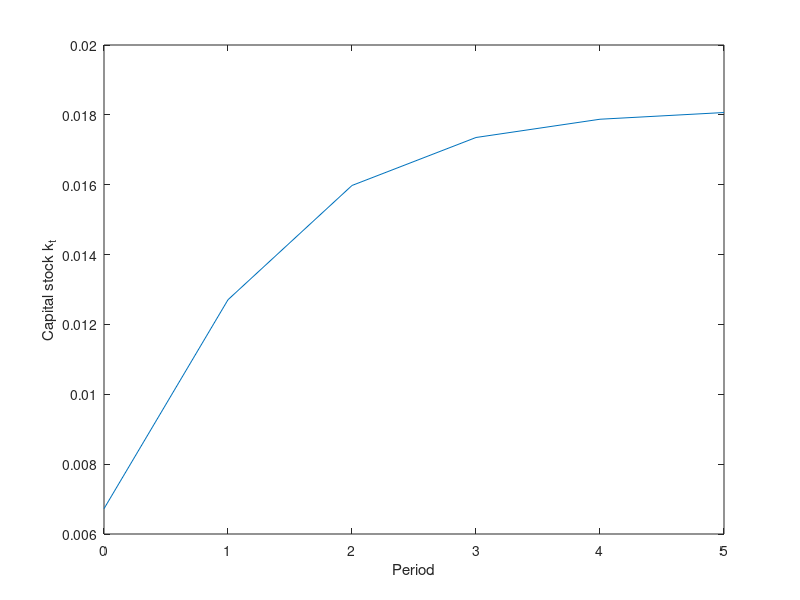

This chart was generated by the following MATLAB code:
function Ch6_social_security2()
% 
%	Chapter 6.3.3 PAYG System
%   Social security and elastic labor
%   Author: Burkhard Heer
%   Last Change: June 18, 2019


clc;
close all;


% Parameterization 
%

lss=0.3;		% labor supply steady state
alpha=0.36;		% production elasticity of capital
beta0=0.40;		% discount factor 
n=0.1;			% population growth rate
nt=5;          % number of transition periods
% disutility parameters: see Example 2
nu1=3.33;
% case 1: no pension
tau=0;      % labor income tax in steady state
tau0=0;     % labor income tax during transition in period t
tau1=0;     % labor income tax during transition in period t+1

par.lss = lss;
par.alpha = alpha;
par.beta0 = beta0;
par.n = n;
par.nu1 = nu1;
par.tau = tau;
par.tau0 = tau0;
par.tau1 = tau1;

par.nt = nt;
par.display = 0;    % if 1, the solution from findkt() is graphed

% computation of the steady state and calibration of nu0
kss=( beta0/(1+beta0) * (1-alpha)/ (1+n)  )^(1/(1-alpha))*lss;
wss=wage(kss,lss,par);
rss=interest(kss,lss,par);
c1ss=1/(1+beta0)*wss*lss;
nu0=wss/ ( lss^nu1 * c1ss); 
par.nu0 = nu0;
xinitial = [kss, lss]
disp('ksteady(kss|lss)=0? ');
ksteady(xinitial,par) 
pause;


kss;
lss;
tau;
par.kss = kss;
par.lss = lss;
c1ss;
yss=kss^(alpha)*lss^(1-alpha)
c2ss=beta0*(1+rss)*c1ss
utilss=log(c1ss)+beta0*log(c2ss)-nu0*lss^(1+nu1)/(1+nu1)
pause;




par.k1 = kss;
par.l1 = lss;
disp('kdyn in steady state =0?');
kdyn(xinitial,par)
pause;

% steady state case 2: pension

par.tau = 0.3;
par.tau0 = 0.3;
par.tau1 = 0.3;
tau = par.tau;

% steady state with pensions
xss1 = fsolve(@(x)ksteady(x,par),xinitial);
disp('ksteady(x)=0 for \tau = 30\%?');
ksteady(xss1,par);
kssp=xss1(1)
lssp=xss1(2)
par.k1=kssp; 
par.l1=lssp; 
par.kssp = kssp;
par.lssp = lssp;
wssp=wage(kssp,lssp,par);
rssp=interest(kssp,lssp,par);
c1ssp=1/(1+beta0)*((1-tau)*wssp*lssp+(1+n)/(1+rssp)*tau*wssp*lssp)
tau

yssp = kssp^(alpha)*lssp^(1-alpha);
c2ssp=beta0*(1+rssp)*c1ssp;
utilssp=log(c1ssp)+beta0*log(c2ssp)-nu0*lssp^(1+nu1)/(1+nu1);

cec=exp( (utilssp-utilss)/(1+beta0) )-1;
cec
pause;

par.tau0 = 0.3;
par.tau1 = 0.3;
disp('kdyn in steady state =0 for tau=30\%?');
kdyn(xss1,par)
pause;


% computation of the dynamics
kt=zeros(nt+1,1);
labort=kt;
periods=linspace(0,nt,nt+1);

kinit=0.99*kss;
kt(nt+1)=kss;
labort(nt+1)=lss;
disp('computation of the solution for the pension case');
findkt(kinit,par)   
pause;

ksolution = fsolve(@(x)findkt(x,par),kinit);
ksolution
pause;
disp('value of findkt: ');
findkt(ksolution,par)
pause;

% display solution
par.display = 1;
findkt(ksolution,par);


end

%%%%%%%%%%%%%%%%%%%%%%%%%%%%%%%%%%%%%%%%%%%%%%%%%%%%%%%%%%%%%%%%%%%%%%%%%%%
%% AUXILIARY FUNCTIONS
%%%%%%%%%%%%%%%%%%%%%%%%%%%%%%%%%%%%%%%%%%%%%%%%%%%%%%%%%%%%%%%%%%%%%%%%%%%

function [y] = findkt(x,par)
% input: k_T
% output: k_0

    nt = par.nt;
% value of k in the last period; afterwards k is equal to kss
    kt = zeros(nt+1,1);
    labort = zeros(nt+1,1);
	kt(nt+1)=x;
    par1 = par;
	
% we need to find labort(nt+1)	
% the optimal labor supply follows from the first-order condition of labor 

    par1.tau0 = 0;
    par1.tau1 = 0;
    kss = par.kss;
    lss = par.lss;
	w1=wage(kss,lss,par1);
	r1=interest(kss,lss,par1);
	d1= par.tau1*w1*lss;
	
	par1.k0 = x;
	par1.r1 = r1;
    par1.d1 = d1;
    
    l0 = fsolve(@(x)findl(x,par1),lss);
    
	labort(nt+1)=l0;

    x1 = [kss, lss];
    
    for i=nt:-1:1
        i
        if i==3
            par.tau1=0;
            par.tau0=0;
        elseif i==2     % i=2: period t=1; young generation has to pay contributions, but does not receive pension in old age	
            par.tau0=0.3;
        elseif i==1;
            par.tau1 = 0.3;
        end	
        
		       
		k1=kt(i+1); 
        l1=labort(i+1);
        par1.k1 = k1;
        par1.l1 = l1;
        
        
        x0 = fsolve(@(x)kdyn(x,par1),x1);
		x1 = x0;
		k0=x0(1); 
        l0=x0(2);
		kt(i)=k0;
		labort(i)=l0;
    end
    
    % display solution
    if par.display==1
        periods=linspace(0,nt,nt+1);
        figure
        plot(periods,kt);
        xlabel('Period');
        ylabel('Capital stock k_t');
        x=horzcat(periods',kt);
        x
    end

    
	y=kt(1)-par1.kssp;
end
    
%% first-order condition labor
function [y] = findl(l,par)

    tau0 = par.tau0;
    
    nu0 = par.nu0;
    nu1 = par.nu1;
    beta0 = par.beta0;
    n = par.n;
    r1 = par.r1;
    d1 = par.d1;
    l0 = l;
    k0 = par.k0;
	w0=wage(k0,l0,par);
	y=(1-tau0)*w0-nu0*l0^nu1/(1+beta0)*( (1-tau0)*w0*l0 + (1+n)/(1+r1)*d1 );
    
end


%% interest rate 
function [y] = interest(k,l,par)
    alpha = par.alpha;
	y=alpha*k^(alpha-1)*l^(1-alpha);
end

%% wage 
function [w] = wage(k,l,par)
    alpha = par.alpha;
	w=(1-alpha)*k^alpha*l^(-alpha);
end


% procedure that computes k_t+1 given k_t*/
% input: k1 - next period capital stock 
% output: the value of the equilibrium condition
function [y] =  kdyn(x,par)
    beta0 = par.beta0;
	n = par.n;
    nu0 = par.nu0;
    nu1 = par.nu1;
    tau0 = par.tau0;
    tau1 = par.tau1;
    k1 = par.k1;
    l1 = par.l1;
   
    
	k0 = x(1);
	l0 = x(2);
	y=zeros(2,1);
	r1=interest(k1,l1,par);
	w0=wage(k0,l0,par);
	w1=wage(k1,l1,par);
	d1=tau1*w1*l1;
    
		
	y(1)=k1*(1+n)-beta0/(1+beta0)*(1-tau0)*w0*l0+1/(1+beta0)*(1+n)/(1+r1)*d1;
	y(2)=(1-tau0)*w0-nu0*l0^nu1/(1+beta0)*( (1-tau0)*w0*l0 + (1+n)/(1+r1)*d1 );
   
end

%% ksteady: steady state
function [y] = ksteady(x,par)
    
    tau = par.tau;
    n = par.n;
    beta0 = par.beta0;
    nu0 = par.nu0;
    nu1 = par.nu1;
    
    
	kp=x(1);
	lp=x(2);
	r1=interest(kp,lp,par);
	w0=wage(kp,lp,par);
	w1=wage(kp,lp,par);
 	d1=lp*tau*w1;
	y=zeros(2,1);
	y(1)=kp*(1+n)-beta0/(1+beta0)*(1-tau)*w0*lp+1/(1+beta0)*(1+n)/(1+r1)*d1;
	y(2)=(1-tau)*w0-nu0*lp^nu1/(1+beta0)*( (1-tau)*w0*lp + (1+n)/(1+r1)*d1 );
    
end

